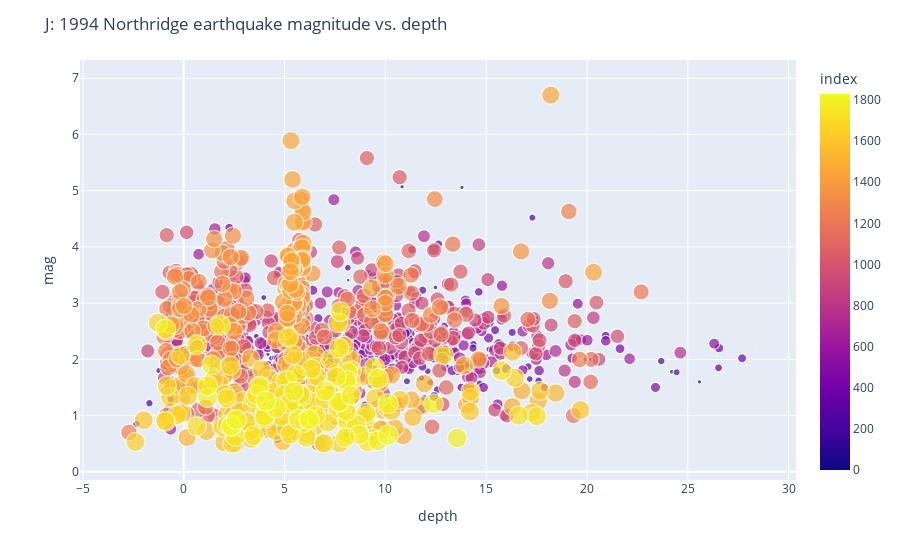

Notebook code for this chart:
### Code cell
# >> J: MASK creation for the Northridge data
#  1. Make a mask restricting the data to
#         longitude between -120 and -113
#         latitude between 30 and 40
#       ... that's 4 restrictions on the data, e.g.
#       mask = (  ) & (  ) & \
#               (  ) & (  )
#  2. Create a Northridge subset with this mask, call it 'nearby'
#
#  3. Reuse your earlier code to make a (plotly) scatterplot,
#       X axis = depth, Y axis = magnitude, color by the 'nearby' .index
#       so later/most recent quakes are darker, and lighter = earlier times
#       Remember to USE the NEARBY data, not the full data set "nr"
#
#  4. Add title: J: 1994 Northridge earthquake magnitude vs. depth
#
# NOTES: mouse over the data!  See the 6.7 magnitude quake among all the others?
maskNR = (nr['longitude'] > -120) & (nr['longitude'] < -113) & (nr['latitude'] > 30) & (nr['latitude'] < 40)
nearby = nr[maskNR]

# Create the scatter plot with depth on the X-axis, magnitude on the Y-axis, and color by the index (time-order)
fig = px.scatter(
    nearby,
    x='depth',
    y='mag',
    color=nearby.index,
    size=nearby.index,
)

fig.update_layout(title_text='J: 1994 Northridge earthquake magnitude vs. depth')
fig.show()

### Figure 1 — Plotly figure (JSON) as saved in the notebook; plotly's stock layout.template omitted (floating-point values rounded to 4 significant figures; data arrays with more than 128 entries replaced by an {"elided": "..."} marker saying what was removed)
{"data": [{"hovertemplate": "depth=%{x}<br>mag=%{y}<br>index=%{marker.color}<extra></extra>", "legendgroup": "", "marker": {"color": {"elided": "1507 int values"}, "coloraxis": "coloraxis", "size": {"elided": "1507 int values"}, "sizemode": "area", "sizeref": 4.572, "symbol": "circle"}, "mode": "markers", "name": "", "showlegend": false, "type": "scattergl", "x": {"elided": "1507 float values"}, "xaxis": "x", "y": {"elided": "1507 float values"}, "yaxis": "y"}], "layout": {"coloraxis": {"colorbar": {"title": {"text": "index"}}, "colorscale": [[0, "#0d0887"], [0.1111, "#46039f"], [0.2222, "#7201a8"], [0.3333, "#9c179e"], [0.4444, "#bd3786"], [0.5556, "#d8576b"], [0.6667, "#ed7953"], [0.7778, "#fb9f3a"], [0.8889, "#fdca26"], [1, "#f0f921"]]}, "legend": {"itemsizing": "constant", "tracegroupgap": 0}, "margin": {"t": 60}, "title": {"text": "J: 1994 Northridge earthquake magnitude vs. depth"}, "xaxis": {"anchor": "y", "domain": [0, 1], "title": {"text": "depth"}}, "yaxis": {"anchor": "x", "domain": [0, 1], "title": {"text": "mag"}}}}
